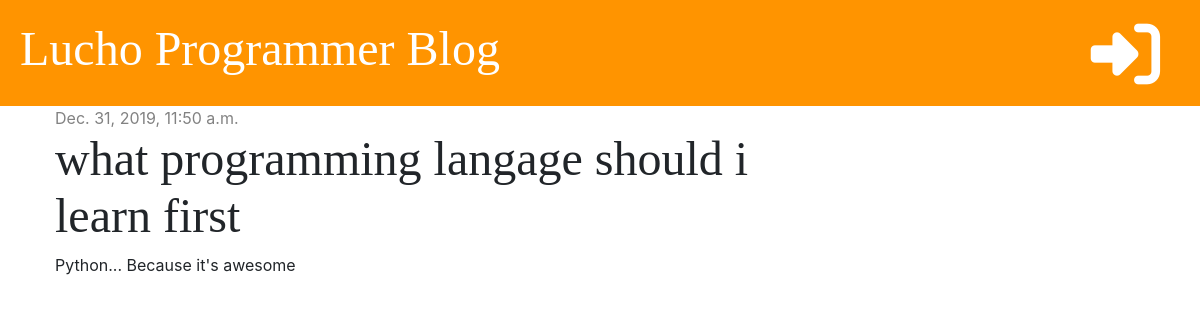
Before: /post/1/ with the older database file.
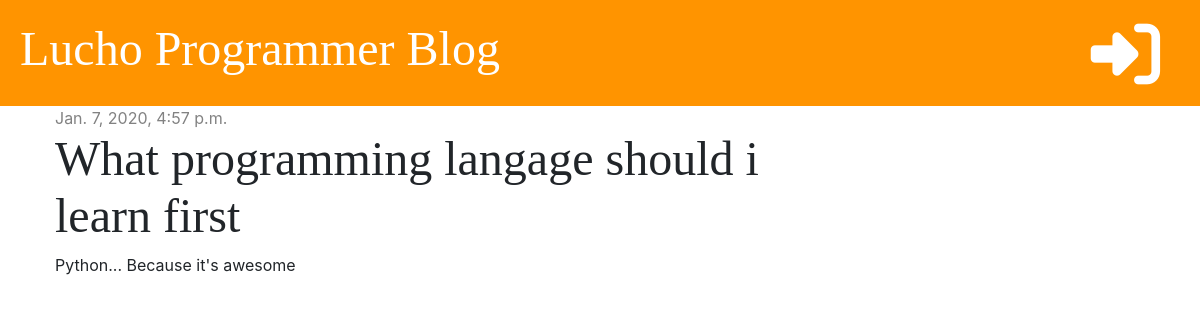
After: the same page with the newer database file.
### blog/models.py (models this page shows, shortened)
class Post(models.Model):
    author = models.ForeignKey('auth.User', on_delete=models.CASCADE)
    title = models.CharField(max_length=200)
    text = models.TextField()
    created_date = models.DateTimeField(default=timezone.now)
    published_date = models.DateTimeField(blank=True, null=True)

### blog/views.py (the view)
# urls.py: path('post/<int:pk>/', views.post_detail, name='post_detail'),
def post_detail(request, pk):
    post = get_object_or_404(Post, pk=pk)
    stuff_for_frontend = {'post': post}
    return render(request, 'blog/post_detail.html', stuff_for_frontend)

### blog/templates/blog/post_detail.html (shortened to what this page needs)
{% extends 'blog/base.html' %}
{% block content %}
    <div class="post">
        {% if post.published_date %}
            <div class="date">
                {{ post.published_date }}
            </div>
        {% else %}
            <a href="/" class="btn btn-primary">Publish</a>
        {% endif %}
        <h1>{{ post.title }}</h1>
        <p>{{ post.text | linebreaksbr }}</p>
    </div>
{% endblock %}

Changed rows visible on the page:
changed Post "Python... Because it's awesome": published_date "Dec. 31, 2019, 11:50 a.m." → "Jan. 7, 2020, 4:57 p.m."; title "what programming langage should i learn first" → "What programming langage should i learn first"
